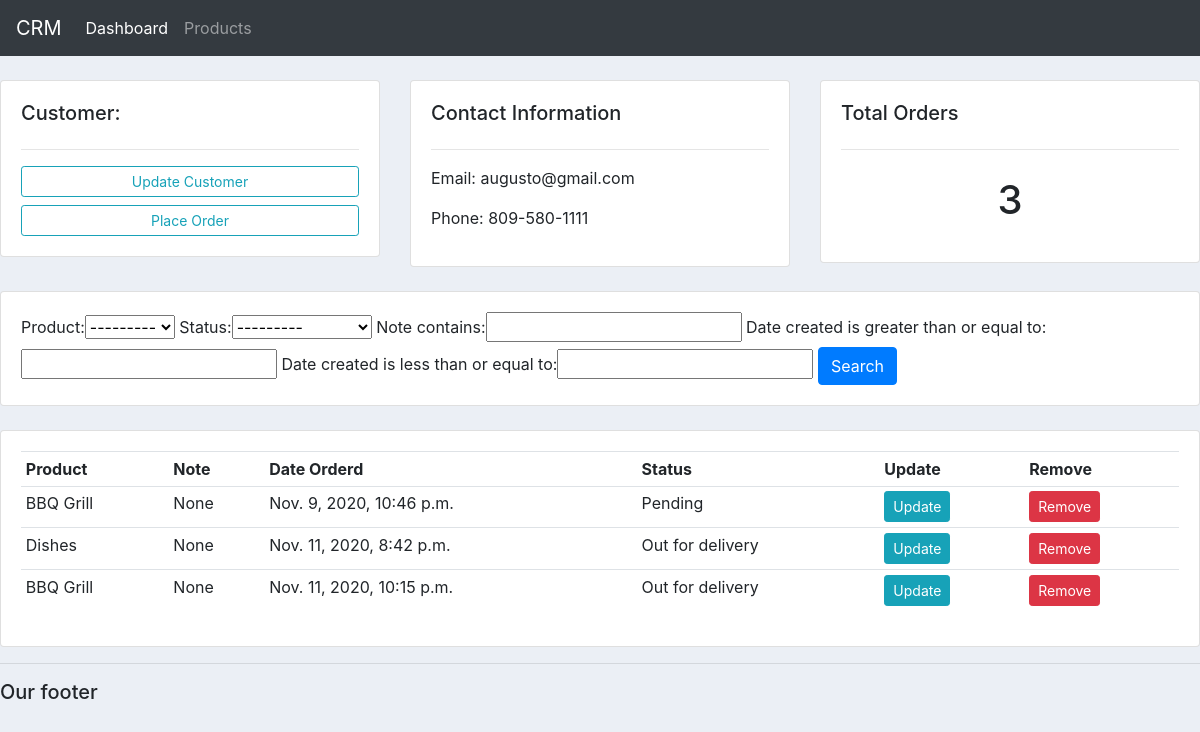
The page /customers/3/ on the database its author committed.
### accounts/models.py (models this page shows, shortened)
class Customer(models.Model):
    name = models.CharField(max_length=100, null=True)
    phone = models.CharField(max_length=15, null=True)
    email = models.CharField(max_length=100, null=True)
    date_created = models.DateTimeField(auto_now_add=True, null=True)

class Order(models.Model):
    STATUS = (
        ('Pending', 'Pending'),
        ('Out for delivery', 'Out for delivery'),
        ('Delivered', 'Delivered'),
    )
    customer = models.ForeignKey(Customer, null=True, on_delete = models.SET_NULL)
    product = models.ForeignKey(Product, null=True, on_delete = models.SET_NULL)
    date_created = date_created = models.DateTimeField(auto_now_add=True, null=True)
    status = models.CharField(max_length=100, null=True, choices=STATUS)
    note = models.CharField(max_length=1000, null=True)

class Product(models.Model):
    CATEGORY = (
        ('Indoor', 'Indoor'),
        ('Outdoor', 'Outdoor'),
    )
    name = models.CharField(max_length=100, null=True)
    price = models.FloatField(null=True)
    category = models.CharField(max_length=100, null=True, choices=CATEGORY)
    description = models.CharField(max_length=100, null=True, blank=True)
    date_created = date_created = models.DateTimeField(auto_now_add=True, null=True)
    tags = models.ManyToManyField(Tag)
    def __str__(self):
        return self.name

### accounts/views.py (the view)
# urls.py: path('customers/<str:pk>/', views.customers, name="customers"),
def customers(request, pk):
    customer = Customer.objects.get(id=pk)
    orders = customer.order_set.all()
    orders_count = orders.count()
    myFilter = OrderFilter(request.GET, queryset=orders)
    orders = myFilter.qs
    context = {'customer': customer, 'orders': orders, 'orders_count': orders_count,
    'myFilter': myFilter}
    return render(request, 'accounts/customers.html', context)

### accounts/templates/accounts/customers.html
{% extends 'accounts/main.html' %}
{% block content %}
<br>
<div class="row">
	<div class="col-md">
		<div class="card card-body">
			<h5>Customer:</h5>
			<hr>
			<a class="btn btn-outline-info  btn-sm btn-block" href="">Update Customer</a>
			<a class="btn btn-outline-info  btn-sm btn-block" href="{% url 'create_order' customer.id %}">Place Order</a>
		</div>
	</div>
	<div class="col-md">
		<div class="card card-body">
			<h5>Contact Information</h5>
			<hr>
			<p>Email: {{customer.email}}</p>
			<p>Phone: {{customer.phone}}</p>
		</div>
	</div>
	<div class="col-md">
		<div class="card card-body">
			<h5>Total Orders</h5>
			<hr>
			<h1 style="text-align: center;padding: 10px">{{orders_count}}</h1>
		</div>
	</div>
</div>
<br>
<div class="row">
	<div class="col">
		<div class="card card-body">
			<form method="get">
				{{myFilter.form}}
		    <button class="btn btn-primary" type="submit">Search</button>
		  </form>
		</div>
	</div>
</div>
<br>
<div class="row">
	<div class="col-md">
		<div class="card card-body">
			<table class="table table-sm">
				<tr>
					<th>Product</th>
					<th>Note</th>
					<th>Date Orderd</th>
					<th>Status</th>
					<th>Update</th>
					<th>Remove</th>
				</tr>
				{% for order in orders %}
					<tr>
						<td>{{order.product}}</td>
						<td>{{order.note}}</td>
						<td>{{order.date_created}}</td>
						<td>{{order.status}}</td>
						<td><a class="btn btn-sm btn-info" href="{% url 'update_order' order.id %}">Update</a></td>
						<td><a class="btn btn-sm btn-danger" href="{% url 'delete_order' order.id %}">Remove</a></td>
					</tr>
				{% endfor %}
			</table>
		</div>
	</div>
</div>
{% endblock %}

### static/css/main.css (style rules this page uses)
body { background-color: #ebeff5; }

### rows shown on the page
Customer: email "augusto@gmail.com", phone "809-580-1111"
Order: product "BBQ Grill", note "None", date_created "Nov. 9, 2020, 10:46 p.m.", status "Pending"
Order: product "Dishes", note "None", date_created "Nov. 11, 2020, 8:42 p.m.", status "Out for delivery"
Order: product "BBQ Grill", note "None", date_created "Nov. 11, 2020, 10:15 p.m.", status "Out for delivery"

### other values the page prints
{{ orders_count }} "3"
